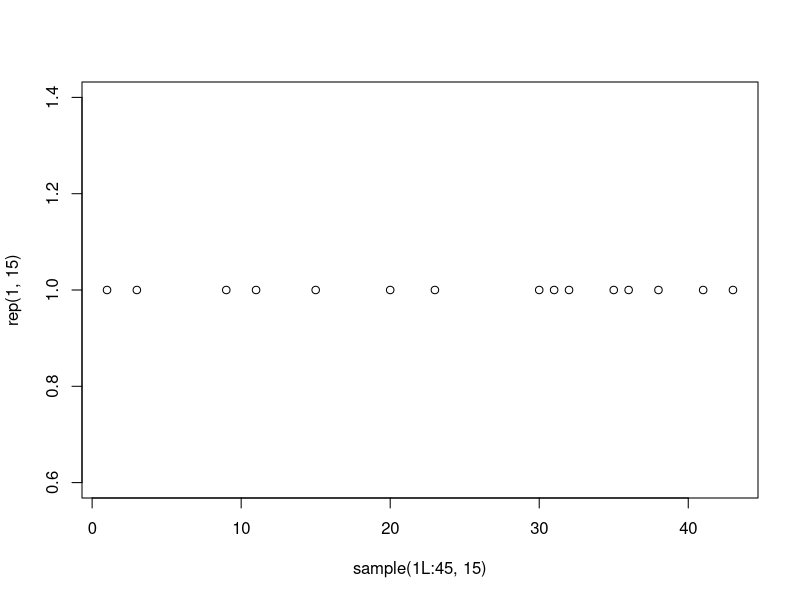
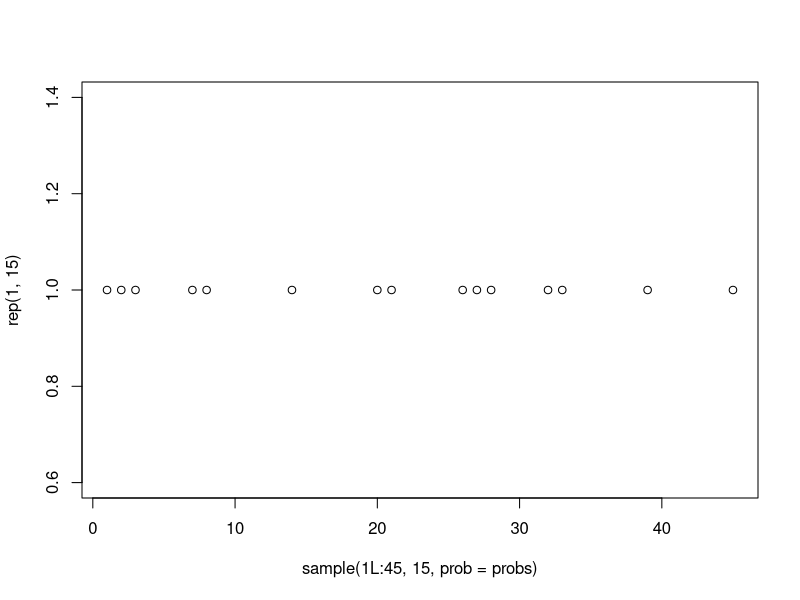

Write the R code that produced these figures, in order.
#case 1 complete randomness
plot(sample(1L:45, 15), y = rep(1, 15))

#case 2 regular clusters
probs <- sin(1:45)
probs[probs < 0] <- 0
plot(sample(1L:45, 15, prob = probs), y = rep(1, 15))

#case 3 unregular clusters
